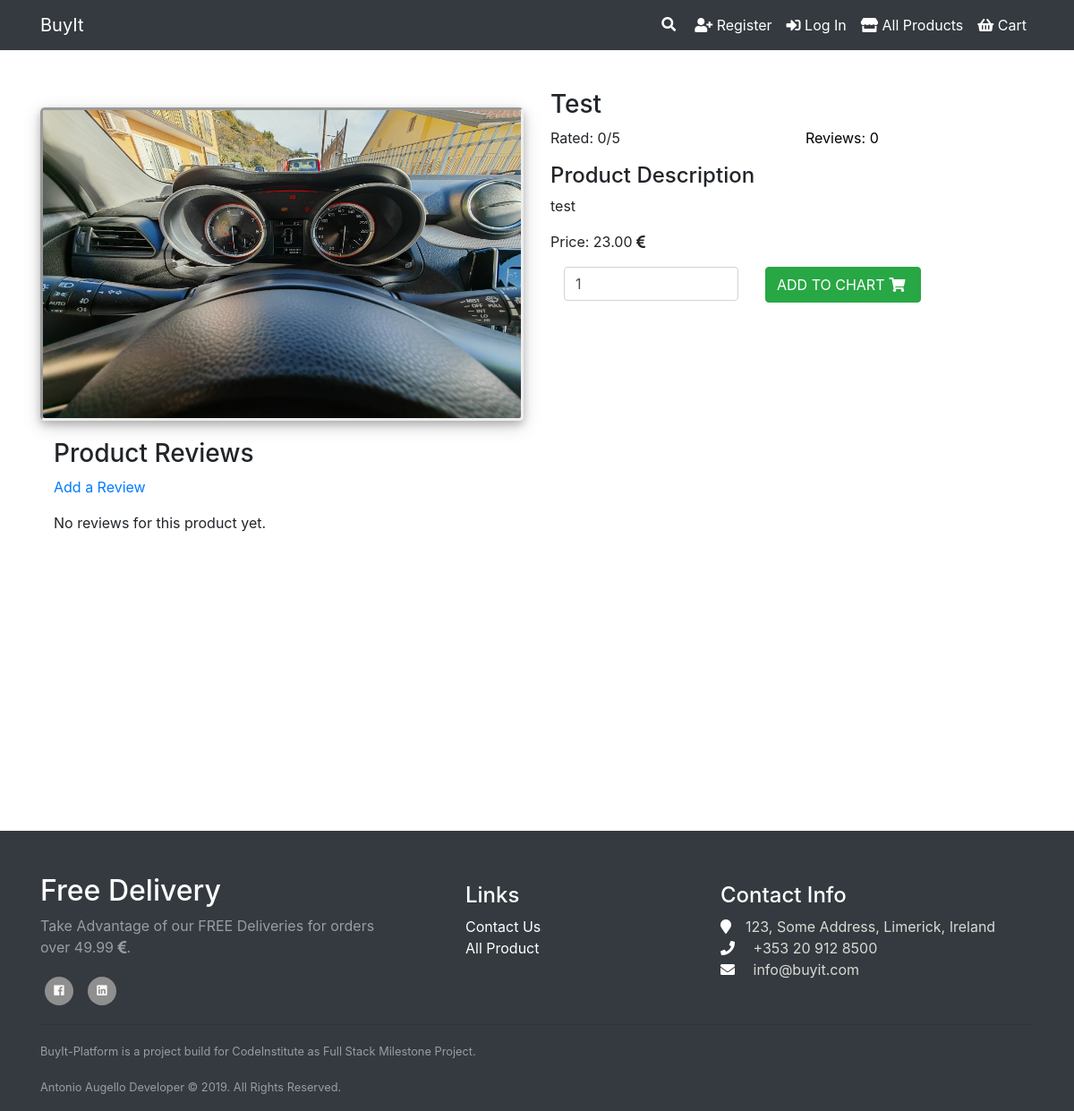
/products/1, run on the app's committed database.
### products/models.py (models this page shows, shortened)
class Product(models.Model):
    name = models.CharField(max_length=254)
    description = models.TextField()
    price = models.DecimalField(max_digits=6, decimal_places=2)
    image = models.ImageField(upload_to='images')
    published_date = models.DateTimeField(
        blank=True, null=True, default=timezone.now)
    product_category = models.ManyToManyField(Category, blank=True)
    in_stock = models.BooleanField(blank=False, default=True)
    quantity_sold = models.IntegerField(default=0)

### products/views.py (the view)
# urls.py: path('<int:pk>', views.product_detail, name="product_detail"),
def product_detail(request, pk):
    product = get_object_or_404(Product, pk=pk)
    product_reviews = Product.objects.annotate(avg_rating=Avg('review__rating'),
                                               product_id=F("id"))
    reviews = Review.objects.all()
    review_list = []
    n_reviews = 0
    for review in reviews:
        review_list = Review.objects.all().order_by(
            '-pub_date').filter(product__id=product.pk)
        n_reviews = review_list.count()
    paginator = Paginator(review_list, 6)
    page = request.GET.get('page')
    pagination_reviews = paginator.get_page(page)
    return render(request, "productdetail.html", {'product': product, 'reviews': reviews,
                                                  'review_list': review_list, 'product_reviews': product_reviews,
                                                  'n_reviews': n_reviews, 'pagination_reviews': pagination_reviews})

### voucher/forms.py
class VoucherForm(forms.Form):
    code = forms.CharField()

### cart/contexts.py (called while the page is built)
def cart_contents(request):
    cart = request.session.get('cart', {})
    cart_items = []
    total_product = 0
    product_count = 0
    shipping_costs = 0
    total = 0
    for id, quantity in cart.items():
        product = get_object_or_404(Product, pk=id)
        total_product += quantity * product.price
        product_count += quantity
        cart_items.append({'id': id, 'quantity': quantity,
                           'product': product})
    if total_product >= 50:
        shipping_costs = 0
        total += shipping_costs + total_product
    else:
        shipping_costs = 10
        total += shipping_costs + total_product
    return {'cart_items': cart_items, 'total': total, 'total_product': total_product, 'product_count': product_count, 'shipping_costs': shipping_costs}

### voucher/contexts.py (called while the page is built, shortened)
def voucher_contents(request):
    cart = request.session.get('cart', {})
    voucher_id = request.session.get('voucher_id', int())
    cart_items = []
    total = 0
    product_count = 0
    new_total = 0
    try:
        code = Voucher.objects.get(id=voucher_id)
    except Voucher.DoesNotExist:
        code = None
    voucher_form = VoucherForm(request.POST)
    return {'code': code, 'voucher_id': voucher_id, 'new_total': new_total, 'voucher_form': voucher_form}

### products/templates/productdetail.html (shortened to what this page needs)
{% extends "base.html" %}
{% load bootstrap_tags %}
{% load static %}
{% block content %}
<div class="container">
  <div class="container-personal">
    <div class="row product-row">
      <div class="col-md-6">
        <img
          class="img-product-page card-img-top"
          src="{{ MEDIA_URL }}{{ product.image }}"
          alt=" {{ product.name }}"
        />
      </div>
      <div class="col-md-6">
        <div class="row product-description-row">
          <div class="col-12">
            <div class="product-header">
              <h3>{{ product.name }}</h3>
              <div class="row">
                {%for range in product_reviews%}
                {%if product.pk == range.product_id %}
                {% if range.avg_rating != Null %}
                <div class="col-6">
                  <p
                    class="star_rating"
                    value="{{range.avg_rating}}|floatformat:1"
                  >
                    Rated: {{range.avg_rating|floatformat:1}}/5
                  </p>
                </div>
                {% else %}
                <div class="col-6">
                  <p>Rated: 0/5</p>
                </div>
                {% endif %}
                {% endif %}
                {% endfor %}
                <div class="col-6">
                  <p>
                    <a href="#view_reviews" class="in-page-review-link"
                      >Reviews: {{n_reviews}}</a
                    >
                  </p>
                </div>
              </div>
            </div>
          </div>
          <div class="col-12">
            <h4>Product Description</h4>
            <p>{{ product.description }}</p>
          </div>
          <div class="col-12">
            <p>Price: {{ product.price }} <i class="fas fa-euro-sign"></i></p>
          </div>
        </div>
        {% if product.in_stock == True %}
        <div class="row">
          <div class="quantity-form col-12">
            <form method="post" action="{% url 'add_to_cart' product.id %}">
              <div class="input-group">
                <div class="col-5">
                  <input
                    name="quantity"
                    id="quantityspinner"
                    type="text"
                    min="1"
                    max="999"
                    class="form-control"
                    placeholder="Quantity"
                    value="1"
                  />
                </div>
                <div class="col-7">
                  <span class="input-group-btn">
                    <button
                      class="btn btn-success text-uppercase"
                      type="submit"
                    >
                      add to chart<i
                        class="fas fa-shopping-cart add-to-cart-icon"
                      ></i>
                    </button>
                  </span>
                </div>
              </div>
            </form>
          </div>
        </div>
        {%endif%}
      </div>
    </div>
    {% include 'reviews.html' %}
  </div>
</div>
{% endblock %}

### static/scss/main.css (style rules this page uses)
html, body { position: relative; min-height: 100%; }
.container-personal { width: 100%; margin-top: 80px; min-height: 100vh; }
.add-to-cart-icon { padding: 5px; }
.in-page-review-link { text-decoration: none; color: black; }
.img-product-page { border-radius: 5px; -webkit-box-shadow: 0 4px 8px 0 rgba(0, 0, 0, 0.2), 0 6px 20px 0 rgba(0, 0, 0, 0.19); box-shadow: 0 4px 8px 0 rgba(0, 0, 0, 0.2), 0 6px 20px 0 rgba(0, 0, 0, 0.19); border-style: inset; max-height: 350px; }
@media (min-width: 756px) { .img-product-page { margin-top: 40px; } }
.product-description-row { margin-top: 20px; }
.form-control { margin-bottom: 5px; display: initial; }

### data on the page
Product: image (picture), name "Test", shows "Rated: 0/5", description "test", price "23.00"

### other printed values
{{ n_reviews }} "0"
